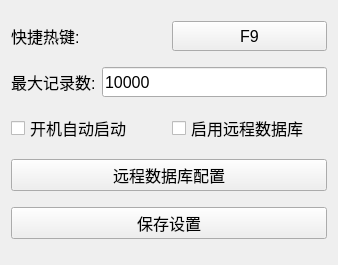
<?xml version="1.0" encoding="UTF-8"?>
<ui version="4.0">
 <class>SettingsForm</class>
 <widget class="QWidget" name="SettingsForm">
  <property name="geometry">
   <rect>
    <x>0</x>
    <y>0</y>
    <width>338</width>
    <height>265</height>
   </rect>
  </property>
  <property name="windowTitle">
   <string>剪贴板历史设置</string>
  </property>
  <layout class="QGridLayout" name="gridLayout">
   <item row="0" column="0">
    <layout class="QHBoxLayout" name="horizontalLayout_2">
     <item>
      <widget class="QLabel" name="labelHotkey">
       <property name="minimumSize">
        <size>
         <width>0</width>
         <height>30</height>
        </size>
       </property>
       <property name="font">
        <font>
         <pointsize>12</pointsize>
        </font>
       </property>
       <property name="text">
        <string>快捷热键:</string>
       </property>
      </widget>
     </item>
     <item>
      <widget class="QPushButton" name="hotkey_edit">
       <property name="minimumSize">
        <size>
         <width>150</width>
         <height>30</height>
        </size>
       </property>
       <property name="font">
        <font>
         <pointsize>12</pointsize>
        </font>
       </property>
       <property name="text">
        <string>F9</string>
       </property>
      </widget>
     </item>
    </layout>
   </item>
   <item row="1" column="0">
    <layout class="QHBoxLayout" name="horizontalLayout">
     <property name="sizeConstraint">
      <enum>QLayout::SizeConstraint::SetDefaultConstraint</enum>
     </property>
     <item>
      <widget class="QLabel" name="labelHistoryLimit">
       <property name="minimumSize">
        <size>
         <width>0</width>
         <height>30</height>
        </size>
       </property>
       <property name="font">
        <font>
         <pointsize>12</pointsize>
        </font>
       </property>
       <property name="text">
        <string>最大记录数:</string>
       </property>
      </widget>
     </item>
     <item>
      <widget class="QLineEdit" name="history_limit">
       <property name="minimumSize">
        <size>
         <width>0</width>
         <height>30</height>
        </size>
       </property>
       <property name="font">
        <font>
         <pointsize>12</pointsize>
        </font>
       </property>
       <property name="text">
        <string>10000</string>
       </property>
       <property name="placeholderText">
        <string>输入10-500的整数</string>
       </property>
      </widget>
     </item>
    </layout>
   </item>
   <item row="2" column="0">
    <layout class="QHBoxLayout" name="horizontalLayout_3">
     <item>
      <widget class="QCheckBox" name="auto_start">
       <property name="minimumSize">
        <size>
         <width>0</width>
         <height>30</height>
        </size>
       </property>
       <property name="font">
        <font>
         <pointsize>12</pointsize>
        </font>
       </property>
       <property name="text">
        <string>开机自动启动</string>
       </property>
      </widget>
     </item>
     <item>
      <widget class="QCheckBox" name="enable_db_box">
       <property name="minimumSize">
        <size>
         <width>0</width>
         <height>30</height>
        </size>
       </property>
       <property name="font">
        <font>
         <pointsize>12</pointsize>
        </font>
       </property>
       <property name="text">
        <string>启用远程数据库</string>
       </property>
      </widget>
     </item>
    </layout>
   </item>
   <item row="3" column="0">
    <widget class="QPushButton" name="database_btn">
     <property name="minimumSize">
      <size>
       <width>0</width>
       <height>0</height>
      </size>
     </property>
     <property name="font">
      <font>
       <pointsize>12</pointsize>
      </font>
     </property>
     <property name="text">
      <string>远程数据库配置</string>
     </property>
    </widget>
   </item>
   <item row="4" column="0">
    <widget class="QPushButton" name="save_btn">
     <property name="minimumSize">
      <size>
       <width>0</width>
       <height>30</height>
      </size>
     </property>
     <property name="font">
      <font>
       <pointsize>12</pointsize>
      </font>
     </property>
     <property name="text">
      <string>保存设置</string>
     </property>
    </widget>
   </item>
  </layout>
 </widget>
 <resources/>
 <connections/>
</ui>
